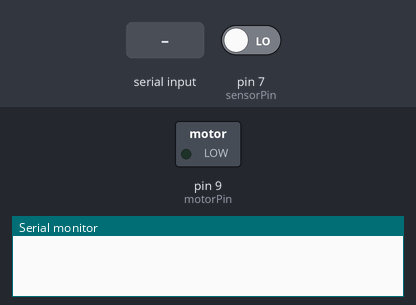
The sketch below on a simulated Arduino Uno, built with avr-gcc and run on an emulated ATmega328P. Shown: switched loads named in the sketch (green lamp = pin HIGH), the last lines printed to the serial monitor. Inputs (shaded band) come from the test bench; at power-on: pin 7 (sensorPin) LOW.

Above: at 1.2 s.
1.3 s: "start_routine" received over Serial
At 3.0 s:
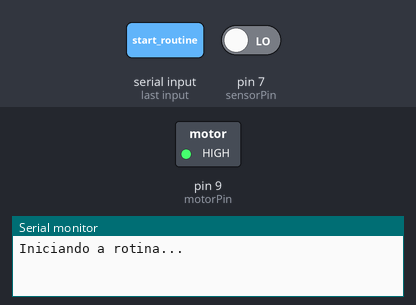
3.8 s: pin 7 (sensorPin) driven HIGH
Timing chart, 0 to 6.8 s (numbered marks = the images above; inputs shaded):
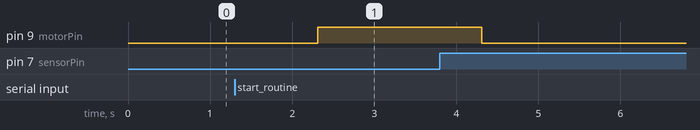

Measured:
- after the input at 1.3 s, pin 9 (motorPin): LOW → HIGH after 1.0 s

The sketch:

sensores_v3.ino
```cpp
#include <Arduino.h>

const int sensorPin = 7;  // Pino do sensor de obstáculos (ex: sensor de proximidade)
const int motorPin = 9;   // Pino do motor ou outro dispositivo (ex: motor)

String comandoRecebido = "";  // Variável para armazenar o comando recebido

// Função para executar a rotina com base nos dados JSON
void executarRotina(String rotinaJson) {
  // Simulando a execução da rotina conforme os dados do JSON
  // Aqui o Arduino interpretaria o JSON e realizaria ações com base nos dados

  // Ativa o motor, por exemplo, se o comando 'ativo' for verdadeiro
  if (rotinaJson.indexOf("motor") >= 0) {  // Verifica se há motor no JSON
    digitalWrite(motorPin, HIGH);  // Liga o motor
    delay(2000);  // Aguarda 2 segundos

    // Verifica se o sensor de obstáculos detectou algo
    if (digitalRead(sensorPin) == HIGH) {
      Serial.println("obstaculo_detectado");  // Envia a mensagem ao Flutter
      digitalWrite(motorPin, LOW);  // Desliga o motor
    } else {
      Serial.println("Rotina executada com sucesso!");
    }

    digitalWrite(motorPin, LOW);  // Desliga o motor no final
  }
}

void setup() {
  Serial.begin(9600);  // Inicia a comunicação serial a 9600 bps
  pinMode(sensorPin, INPUT);  // Definir o pino do sensor como entrada
  pinMode(motorPin, OUTPUT);  // Definir o pino do motor como saída
}

void loop() {
  // Verifica se há dados disponíveis na porta serial
  if (Serial.available() > 0) {
    // Lê a string recebida
    comandoRecebido = Serial.readString();
    comandoRecebido.trim();  // Remove espaços em branco ou quebras de linha

    // Verifica se o comando recebido é 'start_routine'
    if (comandoRecebido == "start_routine") {
      Serial.println("Iniciando a rotina...");

      // Simulação de execução da rotina com base no JSON recebido
      // Aqui você pode adicionar lógica para processar o JSON conforme necessário
      String rotinaJson = "{\"sensores\": [{\"nome\": \"sensor_obstaculo\", \"diretorio\": \"7\", \"distancia_minima\": 10}], \"automacao\": [{\"nome\": \"motor\", \"porta\": \"9\", \"ativo\": true}]}";

      // Chama a função para executar a rotina com o JSON
      executarRotina(rotinaJson);
    }
  }
}
```
